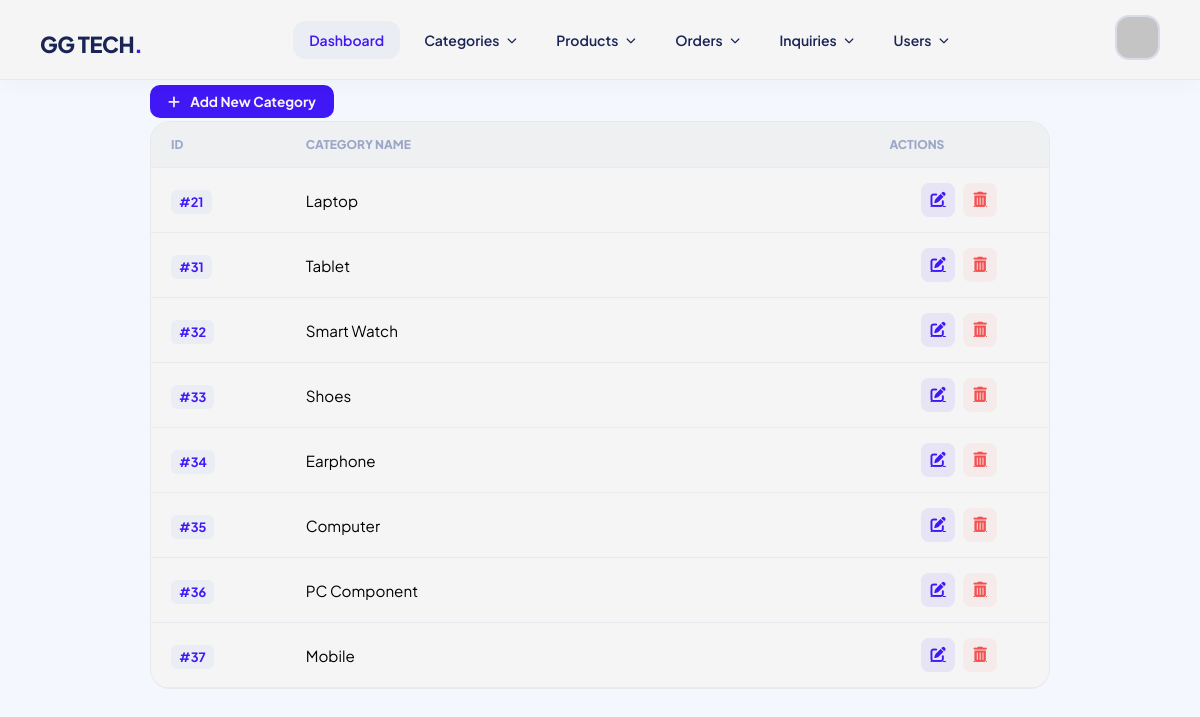
Page /admin/view_categories.php (signed in) on the committed database.
### tables this page shows
CREATE TABLE `categories` (
  `id` int(11) NOT NULL,
  `c_name` varchar(255) NOT NULL
);

### admin/config.php (called while the page is built, shortened)
<?php
	function get($db, $fldlist, $tblname, $condition, $ord)
	{
		return mysqli_query($db,"SELECT $fldlist FROM $tblname $condition $ord");
	}
?>

### admin/view_categories.php (the view, shortened to what this page needs)
<?php
include "header.php";
?>
<head>
    <link rel="stylesheet" href="https://cdnjs.cloudflare.com/ajax/libs/font-awesome/6.0.0/css/all.min.css">
</head>
<body class="admin-bg">
<div class="container" style="padding: 0;">
    <div class="d-flex justify-content-end" style="max-width: 900px; margin: 10px auto 10px auto;">
        <a class="add-category-btn" href="add_category.php">
            <i class="fa-solid fa-plus me-2"></i> Add New Category
        </a>
    </div>
    <div class="table-container shadow-sm" style="margin-bottom: 10px;">
        <table class="modern-table">
            <thead>
                <tr>
                    <th width="15%">ID</th>
                    <th>Category Name</th>
                    <th width="20%" class="text-center">Actions</th>
                </tr>
            </thead>
            <tbody>
                <?php
                $cat = get($db,"*","categories","","");
                while($category = mysqli_fetch_array($cat))
                {
                    echo "<tr>";
                    echo "<td><span class='id-badge'>#".$category['id']."</span></td>";
                    echo "<td><span class='fw-600 text-dark'>".$category['c_name']."</span></td>";
                    echo "<td class='text-center'>";
                    echo "<div class='action-flex'>";
                    echo "<a class='action-btn edit' href='add_category.php?dl=".$category['id']."' title='Edit'><i class='fa-solid fa-pen-to-square'></i></a>";
                    echo "<a class='action-btn delete' href='view_categories.php?dl=".$category['id']."' onClick='return del()' title='Delete'><i class='fa-solid fa-trash-can'></i></a>";
                    echo "</div>";
                    echo "</td>";
                    echo "</tr>";
                }
                ?>
            </tbody>
        </table>
    </div>
</div>
</body>
</html>

### admin/header.php (style rules this page uses)
body { filter: brightness(96%); }
:root { --accent: #4318ff; --text-main: #1b2559; --text-muted: #a3aed0; --white: #ffffff; --bg-hover: #f4f7fe; }
* { margin: 0; padding: 0; box-sizing: border-box; font-family: 'Plus Jakarta Sans', sans-serif; }
.me-2 { margin-right: 0.5rem; }

### admin/view_categories.php (style rules this page uses)
body { filter: brightness(96%); }
:root { --accent: #4318ff; --bg-light: #f4f7fe; --text-main: #1b2559; --text-muted: #a3aed0; --danger: #ff5252; }
body.admin-bg { background-color: var(--bg-light); font-family: 'Plus Jakarta Sans', sans-serif; margin: 0; }
.table-container { max-width: 900px; margin: 0 auto; background: #fff; border-radius: 20px; overflow: hidden; border: 1px solid rgba(0,0,0,0.05); }
.modern-table { width: 100%; border-collapse: collapse; }
.modern-table thead th { background: #f8fafc; padding: 15px 20px; text-align: left; font-size: 0.75rem; text-transform: uppercase; color: var(--text-muted); font-weight: 800; border-bottom: 1px solid #f1f5f9; }
.modern-table tbody td { padding: 15px 20px; border-bottom: 1px solid #f1f5f9; font-size: 0.95rem; vertical-align: middle; }
.id-badge { background: #f4f7fe; color: var(--accent); padding: 4px 8px; border-radius: 6px; font-weight: 700; font-size: 0.8rem; }
.action-flex { display: flex; gap: 8px; justify-content: center; }
.action-btn { width: 34px; height: 34px; display: flex; align-items: center; justify-content: center; border-radius: 8px; transition: 0.3s; }
.action-btn.edit { background: #f0eeff; color: var(--accent); }
.action-btn.delete { background: #fff5f5; color: var(--danger); }
.add-category-btn { background: var(--accent); color: #fff; padding: 8px 18px; border-radius: 10px; font-weight: 700; text-decoration: none; font-size: 0.85rem; }
.text-center { text-align: center; }

### rows in the picture
categories: id "21", c_name "Laptop"
categories: id "31", c_name "Tablet"
categories: id "32", c_name "Smart Watch"
categories: id "33", c_name "Shoes"
categories: id "34", c_name "Earphone"
categories: id "35", c_name "Computer"
categories: id "36", c_name "PC Component"
categories: id "37", c_name "Mobile"
